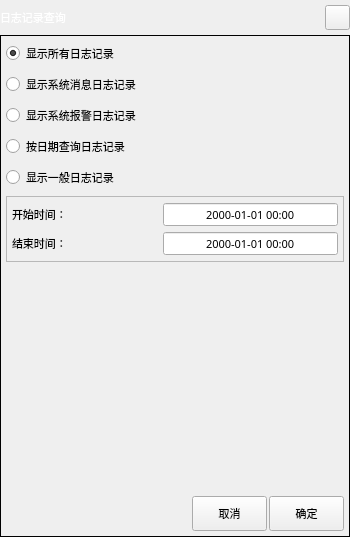
<?xml version="1.0" encoding="UTF-8"?>
<ui version="4.0">
 <class>DialogLogQuery</class>
 <widget class="QDialog" name="DialogLogQuery">
  <property name="geometry">
   <rect>
    <x>0</x>
    <y>0</y>
    <width>350</width>
    <height>537</height>
   </rect>
  </property>
  <property name="minimumSize">
   <size>
    <width>350</width>
    <height>537</height>
   </size>
  </property>
  <property name="maximumSize">
   <size>
    <width>700</width>
    <height>1075</height>
   </size>
  </property>
  <property name="font">
   <font>
    <family>微软雅黑</family>
    <pointsize>8</pointsize>
   </font>
  </property>
  <property name="windowTitle">
   <string notr="true">日志记录查询</string>
  </property>
  <layout class="QVBoxLayout" name="verticalLayoutForm">
   <property name="spacing">
    <number>0</number>
   </property>
   <property name="margin">
    <number>0</number>
   </property>
   <item>
    <widget class="QFrame" name="frameTitle">
     <property name="sizePolicy">
      <sizepolicy hsizetype="Preferred" vsizetype="Fixed">
       <horstretch>0</horstretch>
       <verstretch>0</verstretch>
      </sizepolicy>
     </property>
     <property name="minimumSize">
      <size>
       <width>0</width>
       <height>35</height>
      </size>
     </property>
     <property name="maximumSize">
      <size>
       <width>16777215</width>
       <height>35</height>
      </size>
     </property>
     <property name="styleSheet">
      <string notr="true">QFrame#frameTitle
{
	background-color: transparent;
	border-image: url(:/img/widget/DialogTitle.png) 0 12 0 12;
	border-left: 12px transparent;
	border-right: 12px transparent;
}
</string>
     </property>
     <property name="frameShape">
      <enum>QFrame::NoFrame</enum>
     </property>
     <property name="frameShadow">
      <enum>QFrame::Raised</enum>
     </property>
     <layout class="QHBoxLayout" name="horizontalLayoutTitle">
      <property name="spacing">
       <number>5</number>
      </property>
      <property name="margin">
       <number>0</number>
      </property>
      <item>
       <widget class="QLabel" name="labelTitle">
        <property name="sizePolicy">
         <sizepolicy hsizetype="Preferred" vsizetype="Fixed">
          <horstretch>0</horstretch>
          <verstretch>0</verstretch>
         </sizepolicy>
        </property>
        <property name="minimumSize">
         <size>
          <width>0</width>
          <height>25</height>
         </size>
        </property>
        <property name="maximumSize">
         <size>
          <width>16777215</width>
          <height>25</height>
         </size>
        </property>
        <property name="font">
         <font>
          <family>微软雅黑</family>
          <pointsize>8</pointsize>
          <weight>50</weight>
          <bold>false</bold>
         </font>
        </property>
        <property name="styleSheet">
         <string notr="true">QLabel#labelTitle
{
	color: white;
}
</string>
        </property>
        <property name="frameShape">
         <enum>QFrame::NoFrame</enum>
        </property>
        <property name="text">
         <string>日志记录查询</string>
        </property>
       </widget>
      </item>
      <item>
       <widget class="xPushButton" name="pushButtonClose">
        <property name="sizePolicy">
         <sizepolicy hsizetype="Fixed" vsizetype="Fixed">
          <horstretch>0</horstretch>
          <verstretch>0</verstretch>
         </sizepolicy>
        </property>
        <property name="minimumSize">
         <size>
          <width>25</width>
          <height>25</height>
         </size>
        </property>
        <property name="maximumSize">
         <size>
          <width>25</width>
          <height>25</height>
         </size>
        </property>
        <property name="font">
         <font>
          <family>微软雅黑</family>
          <pointsize>8</pointsize>
         </font>
        </property>
        <property name="focusPolicy">
         <enum>Qt::NoFocus</enum>
        </property>
        <property name="styleSheet">
         <string notr="true">QPushButton#pushButtonClose:!pressed
{
	border-image: url(:/img/widget/BtnCloseNormal.png);
}

QPushButton#pushButtonClose:pressed
{
	border-image: url(:/img/widget/BtnClosePress.png);
}
</string>
        </property>
        <property name="text">
         <string notr="true"/>
        </property>
        <property name="iconSize">
         <size>
          <width>32</width>
          <height>32</height>
         </size>
        </property>
       </widget>
      </item>
     </layout>
    </widget>
   </item>
   <item>
    <widget class="QFrame" name="frame">
     <property name="font">
      <font>
       <family>微软雅黑</family>
       <pointsize>8</pointsize>
      </font>
     </property>
     <property name="frameShape">
      <enum>QFrame::Panel</enum>
     </property>
     <property name="frameShadow">
      <enum>QFrame::Plain</enum>
     </property>
     <property name="IsMainArea" stdset="0">
      <bool>true</bool>
     </property>
     <layout class="QGridLayout" name="gridLayoutFrame">
      <property name="horizontalSpacing">
       <number>2</number>
      </property>
      <property name="margin">
       <number>5</number>
      </property>
      <item row="7" column="0">
       <spacer name="horizontalSpacerBottom">
        <property name="orientation">
         <enum>Qt::Horizontal</enum>
        </property>
        <property name="sizeHint" stdset="0">
         <size>
          <width>233</width>
          <height>20</height>
         </size>
        </property>
       </spacer>
      </item>
      <item row="1" column="0">
       <widget class="xRadioButton" name="radioMsg">
        <property name="sizePolicy">
         <sizepolicy hsizetype="Expanding" vsizetype="Fixed">
          <horstretch>0</horstretch>
          <verstretch>0</verstretch>
         </sizepolicy>
        </property>
        <property name="minimumSize">
         <size>
          <width>100</width>
          <height>25</height>
         </size>
        </property>
        <property name="maximumSize">
         <size>
          <width>16777215</width>
          <height>50</height>
         </size>
        </property>
        <property name="font">
         <font>
          <family>微软雅黑</family>
          <pointsize>8</pointsize>
          <weight>50</weight>
          <bold>false</bold>
         </font>
        </property>
        <property name="focusPolicy">
         <enum>Qt::NoFocus</enum>
        </property>
        <property name="text">
         <string>显示系统消息日志记录</string>
        </property>
        <property name="checked">
         <bool>false</bool>
        </property>
       </widget>
      </item>
      <item row="0" column="0">
       <widget class="xRadioButton" name="radioAll">
        <property name="sizePolicy">
         <sizepolicy hsizetype="Expanding" vsizetype="Fixed">
          <horstretch>0</horstretch>
          <verstretch>0</verstretch>
         </sizepolicy>
        </property>
        <property name="minimumSize">
         <size>
          <width>100</width>
          <height>25</height>
         </size>
        </property>
        <property name="maximumSize">
         <size>
          <width>16777215</width>
          <height>50</height>
         </size>
        </property>
        <property name="font">
         <font>
          <family>微软雅黑</family>
          <pointsize>8</pointsize>
          <weight>50</weight>
          <bold>false</bold>
         </font>
        </property>
        <property name="focusPolicy">
         <enum>Qt::NoFocus</enum>
        </property>
        <property name="text">
         <string>显示所有日志记录</string>
        </property>
        <property name="checked">
         <bool>true</bool>
        </property>
       </widget>
      </item>
      <item row="4" column="0">
       <widget class="xRadioButton" name="radioNormal">
        <property name="sizePolicy">
         <sizepolicy hsizetype="Expanding" vsizetype="Fixed">
          <horstretch>0</horstretch>
          <verstretch>0</verstretch>
         </sizepolicy>
        </property>
        <property name="minimumSize">
         <size>
          <width>100</width>
          <height>25</height>
         </size>
        </property>
        <property name="maximumSize">
         <size>
          <width>16777215</width>
          <height>50</height>
         </size>
        </property>
        <property name="font">
         <font>
          <family>微软雅黑</family>
          <pointsize>8</pointsize>
          <weight>50</weight>
          <bold>false</bold>
         </font>
        </property>
        <property name="focusPolicy">
         <enum>Qt::NoFocus</enum>
        </property>
        <property name="text">
         <string>显示一般日志记录</string>
        </property>
        <property name="checked">
         <bool>false</bool>
        </property>
       </widget>
      </item>
      <item row="5" column="0" colspan="3">
       <widget class="QFrame" name="frameTime">
        <property name="font">
         <font>
          <family>微软雅黑</family>
          <pointsize>8</pointsize>
         </font>
        </property>
        <property name="frameShape">
         <enum>QFrame::StyledPanel</enum>
        </property>
        <layout class="QGridLayout" name="gridLayoutTime">
         <property name="verticalSpacing">
          <number>4</number>
         </property>
         <property name="margin">
          <number>5</number>
         </property>
         <item row="0" column="0">
          <widget class="QLabel" name="labelTimeBegin">
           <property name="sizePolicy">
            <sizepolicy hsizetype="Preferred" vsizetype="Fixed">
             <horstretch>0</horstretch>
             <verstretch>0</verstretch>
            </sizepolicy>
           </property>
           <property name="minimumSize">
            <size>
             <width>0</width>
             <height>25</height>
            </size>
           </property>
           <property name="maximumSize">
            <size>
             <width>16777215</width>
             <height>25</height>
            </size>
           </property>
           <property name="font">
            <font>
             <family>微软雅黑</family>
             <pointsize>8</pointsize>
             <weight>50</weight>
             <bold>false</bold>
            </font>
           </property>
           <property name="text">
            <string>开始时间：</string>
           </property>
          </widget>
         </item>
         <item row="0" column="1">
          <widget class="xDateTimeEdit" name="timeEditBegin">
           <property name="sizePolicy">
            <sizepolicy hsizetype="Fixed" vsizetype="Fixed">
             <horstretch>0</horstretch>
             <verstretch>0</verstretch>
            </sizepolicy>
           </property>
           <property name="minimumSize">
            <size>
             <width>175</width>
             <height>25</height>
            </size>
           </property>
           <property name="maximumSize">
            <size>
             <width>175</width>
             <height>25</height>
            </size>
           </property>
           <property name="font">
            <font>
             <family>微软雅黑</family>
             <pointsize>8</pointsize>
             <weight>50</weight>
             <bold>false</bold>
            </font>
           </property>
           <property name="focusPolicy">
            <enum>Qt::ClickFocus</enum>
           </property>
           <property name="alignment">
            <set>Qt::AlignCenter</set>
           </property>
           <property name="buttonSymbols">
            <enum>QAbstractSpinBox::NoButtons</enum>
           </property>
           <property name="specialValueText">
            <string notr="true"/>
           </property>
           <property name="keyboardTracking">
            <bool>true</bool>
           </property>
           <property name="minimumDateTime">
            <datetime>
             <hour>0</hour>
             <minute>0</minute>
             <second>0</second>
             <year>2000</year>
             <month>1</month>
             <day>1</day>
            </datetime>
           </property>
           <property name="displayFormat">
            <string notr="true">yyyy-MM-dd HH:mm</string>
           </property>
           <property name="HasBtn" stdset="0">
            <bool>true</bool>
           </property>
          </widget>
         </item>
         <item row="1" column="0">
          <widget class="QLabel" name="labelTimeEnd">
           <property name="sizePolicy">
            <sizepolicy hsizetype="Preferred" vsizetype="Fixed">
             <horstretch>0</horstretch>
             <verstretch>0</verstretch>
            </sizepolicy>
           </property>
           <property name="minimumSize">
            <size>
             <width>0</width>
             <height>25</height>
            </size>
           </property>
           <property name="maximumSize">
            <size>
             <width>16777215</width>
             <height>25</height>
            </size>
           </property>
           <property name="font">
            <font>
             <family>微软雅黑</family>
             <pointsize>8</pointsize>
             <weight>50</weight>
             <bold>false</bold>
            </font>
           </property>
           <property name="text">
            <string>结束时间：</string>
           </property>
          </widget>
         </item>
         <item row="1" column="1">
          <widget class="xDateTimeEdit" name="timeEditEnd">
           <property name="sizePolicy">
            <sizepolicy hsizetype="Fixed" vsizetype="Fixed">
             <horstretch>0</horstretch>
             <verstretch>0</verstretch>
            </sizepolicy>
           </property>
           <property name="minimumSize">
            <size>
             <width>175</width>
             <height>25</height>
            </size>
           </property>
           <property name="maximumSize">
            <size>
             <width>175</width>
             <height>25</height>
            </size>
           </property>
           <property name="font">
            <font>
             <family>微软雅黑</family>
             <pointsize>8</pointsize>
             <weight>50</weight>
             <bold>false</bold>
            </font>
           </property>
           <property name="focusPolicy">
            <enum>Qt::ClickFocus</enum>
           </property>
           <property name="alignment">
            <set>Qt::AlignCenter</set>
           </property>
           <property name="buttonSymbols">
            <enum>QAbstractSpinBox::NoButtons</enum>
           </property>
           <property name="specialValueText">
            <string notr="true"/>
           </property>
           <property name="keyboardTracking">
            <bool>false</bool>
           </property>
           <property name="displayFormat">
            <string notr="true">yyyy-MM-dd HH:mm</string>
           </property>
           <property name="HasBtn" stdset="0">
            <bool>true</bool>
           </property>
          </widget>
         </item>
        </layout>
       </widget>
      </item>
      <item row="3" column="0">
       <widget class="xRadioButton" name="radioTime">
        <property name="sizePolicy">
         <sizepolicy hsizetype="Expanding" vsizetype="Fixed">
          <horstretch>0</horstretch>
          <verstretch>0</verstretch>
         </sizepolicy>
        </property>
        <property name="minimumSize">
         <size>
          <width>100</width>
          <height>25</height>
         </size>
        </property>
        <property name="maximumSize">
         <size>
          <width>16777215</width>
          <height>50</height>
         </size>
        </property>
        <property name="font">
         <font>
          <family>微软雅黑</family>
          <pointsize>8</pointsize>
          <weight>50</weight>
          <bold>false</bold>
         </font>
        </property>
        <property name="focusPolicy">
         <enum>Qt::NoFocus</enum>
        </property>
        <property name="text">
         <string>按日期查询日志记录</string>
        </property>
        <property name="checked">
         <bool>false</bool>
        </property>
       </widget>
      </item>
      <item row="2" column="0">
       <widget class="xRadioButton" name="radioAlarm">
        <property name="sizePolicy">
         <sizepolicy hsizetype="Expanding" vsizetype="Fixed">
          <horstretch>0</horstretch>
          <verstretch>0</verstretch>
         </sizepolicy>
        </property>
        <property name="minimumSize">
         <size>
          <width>100</width>
          <height>25</height>
         </size>
        </property>
        <property name="maximumSize">
         <size>
          <width>16777215</width>
          <height>50</height>
         </size>
        </property>
        <property name="font">
         <font>
          <family>微软雅黑</family>
          <pointsize>8</pointsize>
          <weight>50</weight>
          <bold>false</bold>
         </font>
        </property>
        <property name="focusPolicy">
         <enum>Qt::NoFocus</enum>
        </property>
        <property name="text">
         <string>显示系统报警日志记录</string>
        </property>
        <property name="checked">
         <bool>false</bool>
        </property>
       </widget>
      </item>
      <item row="6" column="0" colspan="3">
       <spacer name="verticalSpacer">
        <property name="orientation">
         <enum>Qt::Vertical</enum>
        </property>
        <property name="sizeHint" stdset="0">
         <size>
          <width>20</width>
          <height>40</height>
         </size>
        </property>
       </spacer>
      </item>
      <item row="7" column="1">
       <widget class="QPushButton" name="pushButtonCancel">
        <property name="minimumSize">
         <size>
          <width>75</width>
          <height>35</height>
         </size>
        </property>
        <property name="maximumSize">
         <size>
          <width>75</width>
          <height>35</height>
         </size>
        </property>
        <property name="font">
         <font>
          <family>微软雅黑</family>
          <pointsize>8</pointsize>
          <weight>50</weight>
          <bold>false</bold>
         </font>
        </property>
        <property name="focusPolicy">
         <enum>Qt::NoFocus</enum>
        </property>
        <property name="text">
         <string>取消</string>
        </property>
        <property name="icon">
         <iconset resource="../xPad.qrc">
          <normaloff>:/img/32X32/Cancel.png</normaloff>:/img/32X32/Cancel.png</iconset>
        </property>
        <property name="iconSize">
         <size>
          <width>32</width>
          <height>32</height>
         </size>
        </property>
       </widget>
      </item>
      <item row="7" column="2">
       <widget class="QPushButton" name="pushButtonOK">
        <property name="minimumSize">
         <size>
          <width>75</width>
          <height>35</height>
         </size>
        </property>
        <property name="maximumSize">
         <size>
          <width>75</width>
          <height>35</height>
         </size>
        </property>
        <property name="font">
         <font>
          <family>微软雅黑</family>
          <pointsize>8</pointsize>
          <weight>50</weight>
          <bold>false</bold>
         </font>
        </property>
        <property name="focusPolicy">
         <enum>Qt::NoFocus</enum>
        </property>
        <property name="text">
         <string>确定</string>
        </property>
        <property name="icon">
         <iconset resource="../xPad.qrc">
          <normaloff>:/img/32X32/OK.png</normaloff>:/img/32X32/OK.png</iconset>
        </property>
        <property name="iconSize">
         <size>
          <width>32</width>
          <height>32</height>
         </size>
        </property>
       </widget>
      </item>
     </layout>
    </widget>
   </item>
  </layout>
 </widget>
 <customwidgets>
  <customwidget>
   <class>xPushButton</class>
   <extends>QPushButton</extends>
   <header>xpushbutton.h</header>
  </customwidget>
  <customwidget>
   <class>xRadioButton</class>
   <extends>QRadioButton</extends>
   <header>xradiobutton.h</header>
  </customwidget>
  <customwidget>
   <class>xDateTimeEdit</class>
   <extends>QDateTimeEdit</extends>
   <header>xdatetimeedit.h</header>
   <slots>
    <signal>clicked(QDateTimeEdit::Section)</signal>
   </slots>
  </customwidget>
 </customwidgets>
 <resources>
  <include location="../xPad.qrc"/>
 </resources>
 <connections>
  <connection>
   <sender>pushButtonClose</sender>
   <signal>clicked()</signal>
   <receiver>DialogLogQuery</receiver>
   <slot>reject()</slot>
   <hints>
    <hint type="sourcelabel">
     <x>459</x>
     <y>31</y>
    </hint>
    <hint type="destinationlabel">
     <x>499</x>
     <y>34</y>
    </hint>
   </hints>
  </connection>
  <connection>
   <sender>radioTime</sender>
   <signal>toggled(bool)</signal>
   <receiver>frameTime</receiver>
   <slot>setEnabled(bool)</slot>
   <hints>
    <hint type="sourcelabel">
     <x>118</x>
     <y>176</y>
    </hint>
    <hint type="destinationlabel">
     <x>119</x>
     <y>202</y>
    </hint>
   </hints>
  </connection>
  <connection>
   <sender>timeEditBegin</sender>
   <signal>clicked(QDateTimeEdit::Section)</signal>
   <receiver>DialogLogQuery</receiver>
   <slot>beginTimeClicked(QDateTimeEdit::Section)</slot>
   <hints>
    <hint type="sourcelabel">
     <x>347</x>
     <y>227</y>
    </hint>
    <hint type="destinationlabel">
     <x>249</x>
     <y>178</y>
    </hint>
   </hints>
  </connection>
  <connection>
   <sender>timeEditEnd</sender>
   <signal>clicked(QDateTimeEdit::Section)</signal>
   <receiver>DialogLogQuery</receiver>
   <slot>endTimeClicked(QDateTimeEdit::Section)</slot>
   <hints>
    <hint type="sourcelabel">
     <x>347</x>
     <y>271</y>
    </hint>
    <hint type="destinationlabel">
     <x>249</x>
     <y>178</y>
    </hint>
   </hints>
  </connection>
  <connection>
   <sender>pushButtonCancel</sender>
   <signal>clicked()</signal>
   <receiver>DialogLogQuery</receiver>
   <slot>reject()</slot>
   <hints>
    <hint type="sourcelabel">
     <x>466</x>
     <y>758</y>
    </hint>
    <hint type="destinationlabel">
     <x>349</x>
     <y>399</y>
    </hint>
   </hints>
  </connection>
  <connection>
   <sender>pushButtonOK</sender>
   <signal>clicked()</signal>
   <receiver>DialogLogQuery</receiver>
   <slot>accept()</slot>
   <hints>
    <hint type="sourcelabel">
     <x>618</x>
     <y>758</y>
    </hint>
    <hint type="destinationlabel">
     <x>349</x>
     <y>399</y>
    </hint>
   </hints>
  </connection>
 </connections>
 <slots>
  <slot>beginTimeClicked(QDateTimeEdit::Section)</slot>
  <slot>endTimeClicked(QDateTimeEdit::Section)</slot>
 </slots>
</ui>
